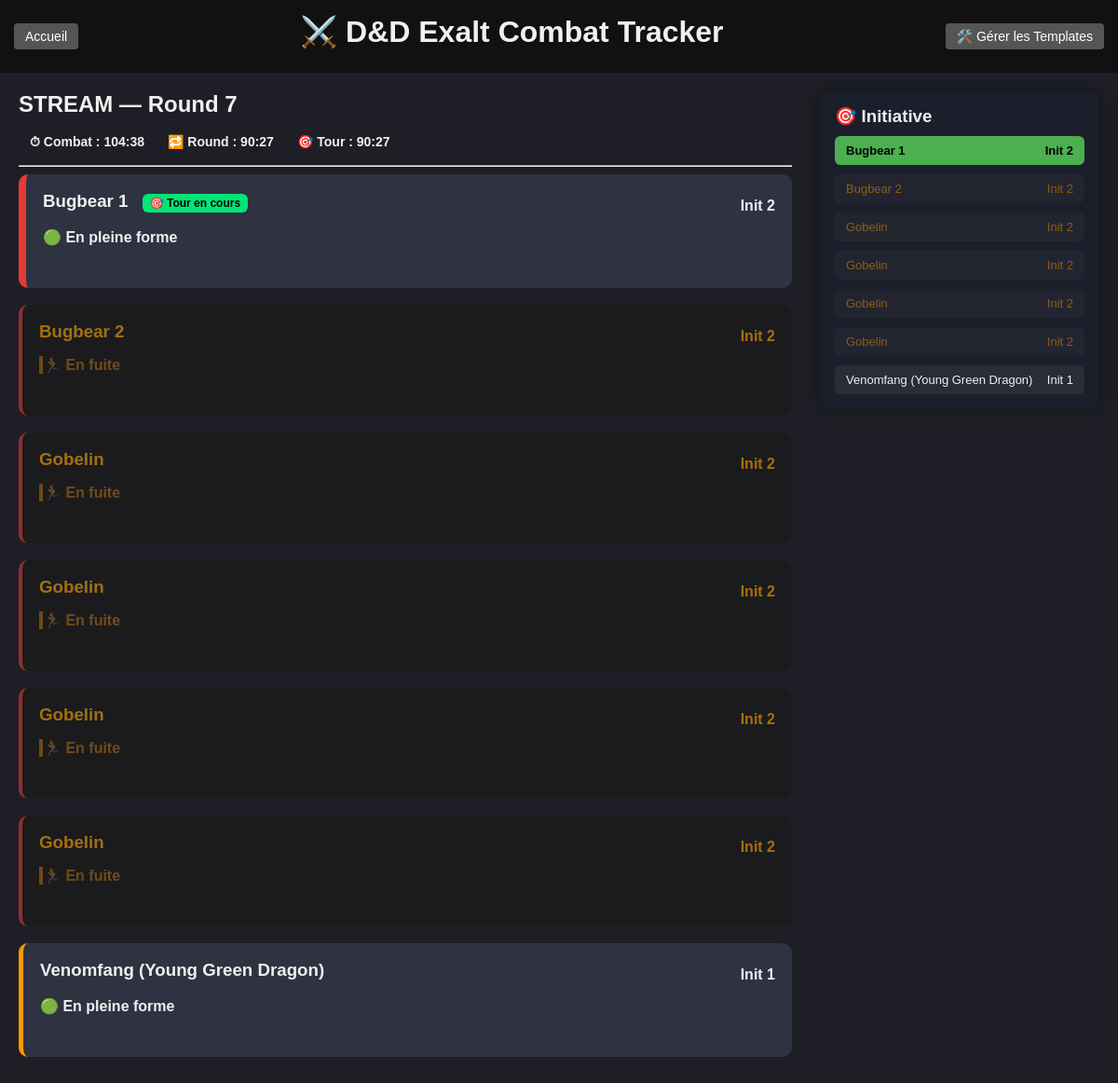
The page /combat/2/player on the database its author committed.
### app.py (models this page shows, shortened)
class Combat(db.Model):
    id = db.Column(db.Integer, primary_key=True)
    name = db.Column(db.String(100))
    round = db.Column(db.Integer, default=1)
    current_turn = db.Column(db.Integer, default=0)
    notes = db.Column(db.Text)
    created_at = db.Column(db.DateTime, default=datetime.utcnow)
    is_closed = db.Column(db.Boolean, default=False)
    combatants = db.relationship('Combatant', backref='combat', cascade="all, delete")
    start_time = db.Column(db.DateTime, nullable=True)
    end_time = db.Column(db.DateTime, nullable=True)
    current_turn_start = db.Column(db.DateTime, nullable=True)
    current_round_start = db.Column(db.DateTime, nullable=True)
    has_started = db.Column(db.Boolean, default=False)

class Combatant(db.Model):
    id = db.Column(db.Integer, primary_key=True)
    name = db.Column(db.String(100))
    type = db.Column(db.String(50))
    hp_max = db.Column(db.Integer)
    hp_current = db.Column(db.Integer)
    temp_hp = db.Column(db.Integer, default=0)
    initiative = db.Column(db.Integer)
    ac_base = db.Column(db.Integer)
    ac_bonus = db.Column(db.Integer, default=0)
    conditions = db.Column(db.String(255))
    is_dead = db.Column(db.Boolean, default=False)
    notes = db.Column(db.Text)
    group_id = db.Column(db.Integer, nullable=True)
    is_group = db.Column(db.Boolean, default=False)
    group_name = db.Column(db.String(100), nullable=True)
    is_hidden = db.Column(db.Boolean, default=False)
    has_fled = db.Column(db.Boolean, default=False)
    combat_id = db.Column(db.Integer, db.ForeignKey('combat.id'))

### app.py (the view, shortened to what this page needs)
@app.route('/combat/<int:combat_id>/player')
def view_combat_player(combat_id):
    combat = Combat.query.get_or_404(combat_id)
    combatants_sorted = sorted(
        [c for c in combat.combatants if not c.is_hidden and not c.is_dead],
        key=lambda x: x.initiative,
        reverse=True
    )
    active_combatants = sorted(
        [c for c in combat.combatants if not c.is_hidden and not c.has_fled and not c.is_dead],
        key=lambda x: x.initiative,
        reverse=True
    )
    current_actor = get_current_actor(combat)  # filtre déjà morts/fuyards
    groups = {}
    singles = []
    for c in combatants_sorted:
        if c.group_id:
            groups.setdefault(c.group_id, []).append(c)
        else:
            singles.append(c)
    group_condition_states = {}
    return render_template(
        'combat_player.html',
        combat=combat,
        combatants=combatants_sorted,
        current_actor=current_actor,  # ✅ passer l'objet directement
        start_time=combat.start_time,
        round_start=combat.current_round_start,
        turn_start=combat.current_turn_start,
        groups=groups,
        singles=singles,
        group_condition_states=group_condition_states
    )

### app.py (called while the page is built)
def get_current_actor(combat):
    combatants = sorted(
        [c for c in combat.combatants if not c.is_hidden and not c.has_fled],
        key=lambda x: x.initiative,
        reverse=True
    )
    if not combatants or combat.current_turn >= len(combatants):
        return None  # Aucun acteur valide trouvé
    return combatants[combat.current_turn]

### templates/combat_player.html (shortened to what this page needs)
{% extends "base.html" %}
{% block content %}
<div class="combat-layout">
    <div class="combat-main">
        <h2>{{ combat.name }} — Round {{ combat.round }}</h2>
        {% if combat.has_started %}
        <div class="live-chrono-bar">
            <div>⏱ Combat : <span id="combat-timer">00:00</span></div>
            <div>🔁 Round : <span id="round-timer">00:00</span></div>
            <div>🎯 Tour : <span id="turn-timer">00:00</span></div>
        </div>
        {% endif %}
        <hr>
        {% for c in combatants %}
        <div class="combatant
            {% if c == current_actor %}active-turn{% endif %}
            {% if c.has_fled %}fled{% endif %}
            {{ c.type|lower }}">
            <div class="combatant-header">
                <h3>
                    {{ c.name }}
                    {% if c == current_actor %}
                        <span class="turn-badge">🎯 Tour en cours</span>
                    {% endif %}
                </h3>
                <span class="initiative">Init {{ c.initiative }}</span>
            </div>
            {% if c.type == "PJ" %}
            <div class="hp-bar-container">
                <div class="hp-bar"
                     style="width: {{ (c.hp_current / c.hp_max) * 100 }}%">
                </div>
            </div>
            <div>{{ c.hp_current }} / {{ c.hp_max }} PV</div>
            {% else %}
                {% if c.is_dead %}
                    <div class="dead">💀 Mort</div>
                {% elif c.has_fled %}
                    <div class="fled">🏃 En fuite</div>
                {% else %}
                    {% set ratio = c.hp_current / c.hp_max %}
                    {% if ratio > 0.75 %}
                        <div class="health-status">🟢 En pleine forme</div>
                    {% elif ratio > 0.4 %}
                        <div class="health-status">🟡 Blessé</div>
                    {% elif ratio > 0.1 %}
                        <div class="health-status">🟠 Gravement blessé</div>
                    {% else %}
                        <div class="health-status">🔴 À l'agonie</div>
                    {% endif %}
                {% endif %}
            {% endif %}
        </div>
        {% endfor %}
    </div>
    <div class="initiative-panel">
        <h3>🎯 Initiative</h3>
        <div class="initiative-list">
            {% for p in combatants %}
            <div class="initiative-card
                {% if p == current_actor %}active-init{% endif %}
                {% if p.has_fled %}fled-init{% endif %}">
                <div>{{ p.name }}</div>
                <div>Init {{ p.initiative }}</div>
            </div>
            {% endfor %}
        </div>
    </div>
</div>
{% endblock %}

### static/style.css (style rules this page uses)
body { font-family: Arial, sans-serif; background-color: #1e1f26; color: #f0f0f0; margin: 0; padding: 0; }
h1, h2, h3 { margin: 0 0 10px 0; }
.combat-layout { display: grid; grid-template-columns: 1fr 300px; gap: 30px; }
.combat-main { min-width: 0; }
.initiative-panel { position: sticky; top: 20px; height: fit-content; background: #1b1c22; padding: 15px; border-radius: 10px; box-shadow: 0 0 15px rgba(0,0,0,0.4); }
.combatant { background: #2f3241; padding: 18px; margin-bottom: 18px; border-radius: 10px; border-left: 5px solid #777; transition: all 0.2s ease; }
.combatant.ennemi { border-color: #e53935; }
.combatant.boss { border-color: #ff9800; }
.active-turn { border-left: 8px solid #00e676; animation: activePulse 1.5s infinite; }
.turn-badge { background: #00e676; color: black; padding: 3px 8px; font-size: 12px; border-radius: 6px; margin-left: 10px; font-weight: bold; }
.combatant-header { display: flex; justify-content: space-between; align-items: center; }
.initiative { font-weight: bold; }
.live-chrono-bar { display: flex; gap: 25px; margin-top: 10px; padding: 8px 12px; background: #1e1f26; border-radius: 8px; font-weight: bold; font-size: 14px; }
.initiative-list { display: flex; flex-direction: column; gap: 10px; margin-top: 10px; }
.initiative-card { padding: 8px 12px; background: #2a2c36; border-radius: 6px; display: flex; justify-content: space-between; font-size: 13px; transition: 0.2s ease; }
.initiative-card.active-init { background: #4caf50; color: black; font-weight: bold; }
.initiative-panel { position: sticky; top: 20px; height: fit-content; background: #1b1f2b; padding: 16px; border-radius: 12px; }
.health-status { margin-top: 8px; font-weight: bold; }
.fled { color: orange; font-weight: bold; margin-top: 5px; }
.fled { background: #1a1a1a; opacity: 0.6; border-left: 4px solid #ff9800; }
.fled-init { opacity: 0.5; color: #ff9800; }

### rows shown on the page
Combat: name "STREAM", round "7"
Combatant: name "Bugbear 1", shows "🎯 Tour en cours", initiative "2", type "🟢 En pleine forme"
Combatant: name "Bugbear 2", initiative "2", type "🏃 En fuite"
Combatant: name "Gobelin", initiative "2", type "🏃 En fuite"
Combatant: name "Gobelin", initiative "2", type "🏃 En fuite"
Combatant: name "Gobelin", initiative "2", type "🏃 En fuite"
Combatant: name "Gobelin", initiative "2", type "🏃 En fuite"
Combatant: name "Venomfang (Young Green Dragon)", initiative "1", type "🟢 En pleine forme"
